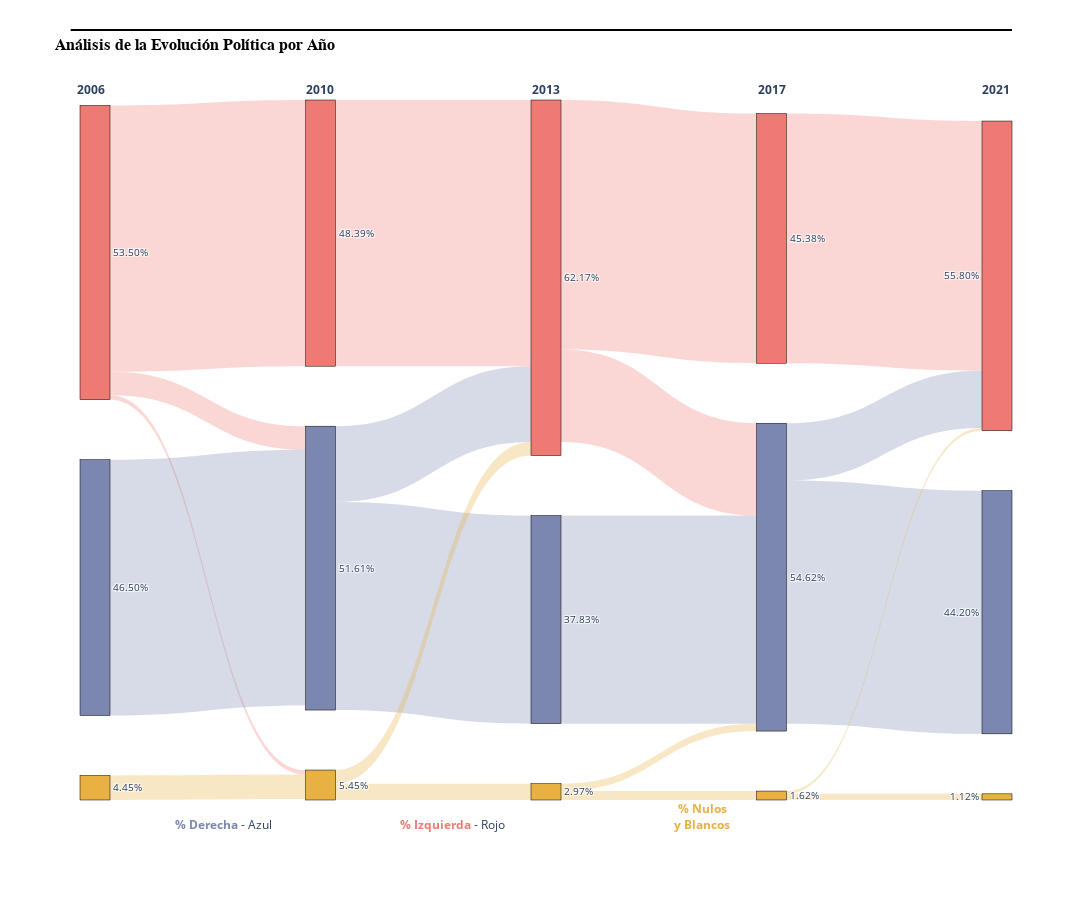

Notebook code for this chart:
### Markdown cell above
Se puede ver que existe un aumento explosivo de no participación desde 2013 en adelante. Este porcentaje de no participación se ha mantenido en el tiempo desde 2013 con pequeños flujos hacia el sector de la población que si participó. Adicionalmente, se observa un flujo importante de participación hacia el sector no participante entre 2010 y 2013.

Se genera el mismo tipo de visualización, pero esta vez sobre los sectores políiticosy los flujos de votos:

### Code cell
import plotly.graph_objects as go
import pandas as pd

# Definir tendencias de análisis
tendencias = ['% Izquierda', '% Derecha', '%Nulos y Blancos']
df = df_san

def calcular_transicion(df, año_anterior, año_actual):
    porcentajes_anterior = df.loc[año_anterior, tendencias]
    porcentajes_actual = df.loc[año_actual, tendencias]
    cambios = porcentajes_actual - porcentajes_anterior

    # Identificar ganadores y perdedores
    ganadores = cambios[cambios > 0]
    perdedores = cambios[cambios < 0] * -1  # Convertir a valores positivos

    # Sumar total de ganancias y pérdidas
    total_ganancias = ganadores.sum()
    total_perdidas = perdedores.sum()

    # Crear matriz de transición vacía
    transicion = pd.DataFrame(0.0, index=tendencias, columns=tendencias)

    # Si hay perdedores y ganadores
    if total_ganancias > 0 and total_perdidas > 0:
        for perdedor in perdedores.index:
            for ganador in ganadores.index:
                # Proporción de la pérdida del perdedor que va al ganador
                transicion.loc[perdedor, ganador] = perdedores[perdedor] * (ganadores[ganador] / total_ganancias)
    # Si no hay ganadores, los votos perdidos van a VB_VN
    elif total_perdidas > 0:
        for perdedor in perdedores.index:
            transicion.loc[perdedor, 'VB-VN'] += perdedores[perdedor]

    # Los que mantienen o aumentan mantienen sus votos anteriores
    for tendencia in tendencias:
        if cambios[tendencia] >= 0:
            transicion.loc[tendencia, tendencia] += min(porcentajes_anterior[tendencia], porcentajes_actual[tendencia])
        else:
            transicion.loc[tendencia, tendencia] += porcentajes_actual[tendencia]

    return transicion

# Listas para almacenar los datos necesarios para el gráfico Sankey
source_labels_transicion = []
target_labels_transicion = []
values_transicion = []

# Procesar cada par de años para construir las listas de source, target y values
for idx in range(len(df.index) - 1):
    año_anterior = df.index[idx]
    año_actual = df.index[idx + 1]
    transicion = calcular_transicion(df, año_anterior, año_actual)

    # Excluir columnas y filas adicionales
    matriz_sin_totales = transicion.loc[tendencias, tendencias]

    # Construir las etiquetas de origen y destino, y los valores
    for i, tendencia_origen in enumerate(tendencias):
        for j, tendencia_destino in enumerate(tendencias):
            source_label = f"{año_anterior}-{tendencia_origen}"
            target_label = f"{año_actual}-{tendencia_destino}"
            value = matriz_sin_totales.iloc[i, j]

            # Solo agregamos conexiones con valor positivo
            if value > 0:
                source_labels_transicion.append(source_label)
                target_labels_transicion.append(target_label)
                values_transicion.append(value)

# Crear una lista de etiquetas únicas
labels_transicion = list(set(source_labels_transicion + target_labels_transicion))

# Crear un diccionario para mapear etiquetas a índices
label_to_index_transicion = {label: idx for idx, label in enumerate(labels_transicion)}

# Mapear las etiquetas de origen y destino a índices
source_indices_transicion = [label_to_index_transicion[label] for label in source_labels_transicion]
target_indices_transicion = [label_to_index_transicion[label] for label in target_labels_transicion]

# Función para convertir hex a RGBA
def hex_to_rgba(hex_color, alpha=1.0):
    hex_color = hex_color.lstrip('#')
    r, g, b = tuple(int(hex_color[i:i+2], 16) for i in (0, 2, 4))
    return f'rgba({r}, {g}, {b}, {alpha})'

# Mapa de colores para cada tendencia
color_map = {
    '% Derecha': '#7C87B0',      # Azul
    '%Nulos y Blancos': '#E8B141',     # Naranja
    '% Izquierda': '#ED7A73'        # Rojo
}

# Generar lista de colores RGBA para los nodos con opacidad completa
node_colors_transicion = []
for label in labels_transicion:
    tendencia = label.split('-')[1]
    hex_color = color_map.get(tendencia, '#7f7f7f')  # Gris por defecto
    rgba_color = hex_to_rgba(hex_color, alpha=1.0)    # Opacidad completa para nodos
    node_colors_transicion.append(rgba_color)

# Generar lista de colores RGBA para los enlaces con menor opacidad
link_colors_transicion = []
for src_idx in source_indices_transicion:
    # Obtener la tendencia del nodo de origen
    tendencia = labels_transicion[src_idx].split('-')[1]
    hex_color = color_map.get(tendencia, '#7f7f7f')  # Gris por defecto
    # Convertir a RGBA con opacidad reducida (por ejemplo, 0.3)
    rgba_color = hex_to_rgba(hex_color, alpha=0.3)
    link_colors_transicion.append(rgba_color)

# Preparar etiquetas de nodos con porcentajes
labels_with_percentages_transicion = []
for label in labels_transicion:
    tendencia = label.split('-')[1]
    año = label.split('-')[0]

    # Obtener el porcentaje correspondiente a la tendencia y el año
    porcentaje = df.loc[int(año), tendencia]
    label_with_percentage = f"{porcentaje:.2f}%"  # Formatear con solo el porcentaje
    labels_with_percentages_transicion.append(label_with_percentage)

# Crear el gráfico Sankey con las etiquetas actualizadas
fig = go.Figure(data=[go.Sankey(
    node=dict(
        pad=60,  # Controlar el espacio entre los nodos
        thickness=30,  # Controlar el grosor de las líneas
        line=dict(color="black", width=0.5),
        label=labels_with_percentages_transicion,  # Usar solo los porcentajes en los nodos
        color=node_colors_transicion
    ),
    link=dict(
        source=source_indices_transicion,
        target=target_indices_transicion,
        value=values_transicion,
        color=link_colors_transicion
    )
)])

# Añadir línea sobre el título
fig.update_layout(
    title=dict(
        text="<b>Análisis de la Evolución Política por Año</b>",
        font=dict(size=16, color="black", family="Arial", weight="bold")
    ),
    shapes=[
        dict(
            type="line",
            x0=-0.01, x1=1, y0=1.1, y1=1.1,
            xref="paper", yref="paper",
            line=dict(color="black", width=2)
        )
    ],
    font_size=10,
    width=1400,
    height=900,
    margin=dict(t=100, b=100)
)

# Añadir anotaciones para crear una leyenda personalizada debajo del gráfico
fig.add_annotation(
    x=0.1, y=-0.05, xref="paper", yref="paper",
    text="<span style='color:#7C87B0'><b>% Derecha</b></span> - Azul",
    showarrow=False, font=dict(size=12)
)
fig.add_annotation(
    x=0.4, y=-0.05, xref="paper", yref="paper",
    text="<span style='color:#ED7A73'><b>% Izquierda</b></span> - Rojo",
    showarrow=False, font=dict(size=12)
)
fig.add_annotation(
    x=0.7, y=-0.05, xref="paper", yref="paper",
    text="<span style='color:#E8B141'><b>% Nulos<br>y Blancos</b></span>",
    showarrow=False, font=dict(size=12)
)

# Añadir años en la parte superior
fig.add_annotation(
    x=-0.005, y=1.03, xref="paper", yref="paper",
    text="<b>2006</b>",
    showarrow=False, font=dict(size=12)
)
fig.add_annotation(
    x=0.24, y=1.03, xref="paper", yref="paper",
    text="<b>2010</b>",
    showarrow=False, font=dict(size=12)
)
fig.add_annotation(
    x=0.5, y=1.03, xref="paper", yref="paper",
    text="<b>2013</b>",
    showarrow=False, font=dict(size=12)
)
fig.add_annotation(
    x=0.76, y=1.03, xref="paper", yref="paper",
    text="<b>2017</b>",
    showarrow=False, font=dict(size=12)
)
fig.add_annotation(
    x=1, y=1.03, xref="paper", yref="paper",
    text="<b>2021</b>",
    showarrow=False, font=dict(size=12)
)

fig.show()

### Figure 1 — Plotly figure (JSON) as saved in the notebook; plotly's stock layout.template omitted (floating-point values rounded to 4 significant figures)
{"data": [{"link": {"color": ["rgba(237, 122, 115, 0.3)", "rgba(237, 122, 115, 0.3)", "rgba(237, 122, 115, 0.3)", "rgba(124, 135, 176, 0.3)", "rgba(232, 177, 65, 0.3)", "rgba(237, 122, 115, 0.3)", "rgba(124, 135, 176, 0.3)", "rgba(124, 135, 176, 0.3)", "rgba(232, 177, 65, 0.3)", "rgba(232, 177, 65, 0.3)", "rgba(237, 122, 115, 0.3)", "rgba(237, 122, 115, 0.3)", "rgba(124, 135, 176, 0.3)", "rgba(232, 177, 65, 0.3)", "rgba(232, 177, 65, 0.3)", "rgba(237, 122, 115, 0.3)", "rgba(124, 135, 176, 0.3)", "rgba(124, 135, 176, 0.3)", "rgba(232, 177, 65, 0.3)", "rgba(232, 177, 65, 0.3)"], "source": [4, 4, 4, 2, 6, 14, 7, 7, 0, 0, 8, 8, 9, 5, 5, 3, 1, 1, 11, 11], "target": [14, 7, 0, 7, 0, 8, 8, 9, 8, 5, 3, 1, 1, 1, 11, 12, 12, 13, 12, 10], "value": [48.39, 4.271, 0.8307, 46.5, 4.454, 48.39, 13.77, 37.83, 2.475, 2.971, 45.38, 16.79, 37.83, 1.349, 1.622, 45.38, 10.42, 44.2, 0.5033, 1.119]}, "node": {"color": ["rgba(232, 177, 65, 1.0)", "rgba(124, 135, 176, 1.0)", "rgba(124, 135, 176, 1.0)", "rgba(237, 122, 115, 1.0)", "rgba(237, 122, 115, 1.0)", "rgba(232, 177, 65, 1.0)", "rgba(232, 177, 65, 1.0)", "rgba(124, 135, 176, 1.0)", "rgba(237, 122, 115, 1.0)", "rgba(124, 135, 176, 1.0)", "rgba(232, 177, 65, 1.0)", "rgba(232, 177, 65, 1.0)", "rgba(237, 122, 115, 1.0)", "rgba(124, 135, 176, 1.0)", "rgba(237, 122, 115, 1.0)"], "label": ["5.45%", "54.62%", "46.50%", "45.38%", "53.50%", "2.97%", "4.45%", "51.61%", "62.17%", "37.83%", "1.12%", "1.62%", "55.80%", "44.20%", "48.39%"], "line": {"color": "black", "width": 0.5}, "pad": 60, "thickness": 30}, "type": "sankey"}], "layout": {"annotations": [{"font": {"size": 12}, "showarrow": false, "text": "<span style='color:#7C87B0'><b>% Derecha</b></span> - Azul", "x": 0.1, "xref": "paper", "y": -0.05, "yref": "paper"}, {"font": {"size": 12}, "showarrow": false, "text": "<span style='color:#ED7A73'><b>% Izquierda</b></span> - Rojo", "x": 0.4, "xref": "paper", "y": -0.05, "yref": "paper"}, {"font": {"size": 12}, "showarrow": false, "text": "<span style='color:#E8B141'><b>% Nulos<br>y Blancos</b></span>", "x": 0.7, "xref": "paper", "y": -0.05, "yref": "paper"}, {"font": {"size": 12}, "showarrow": false, "text": "<b>2006</b>", "x": -0.005, "xref": "paper", "y": 1.03, "yref": "paper"}, {"font": {"size": 12}, "showarrow": false, "text": "<b>2010</b>", "x": 0.24, "xref": "paper", "y": 1.03, "yref": "paper"}, {"font": {"size": 12}, "showarrow": false, "text": "<b>2013</b>", "x": 0.5, "xref": "paper", "y": 1.03, "yref": "paper"}, {"font": {"size": 12}, "showarrow": false, "text": "<b>2017</b>", "x": 0.76, "xref": "paper", "y": 1.03, "yref": "paper"}, {"font": {"size": 12}, "showarrow": false, "text": "<b>2021</b>", "x": 1, "xref": "paper", "y": 1.03, "yref": "paper"}], "font": {"size": 10}, "height": 900, "margin": {"b": 100, "t": 100}, "shapes": [{"line": {"color": "black", "width": 2}, "type": "line", "x0": -0.01, "x1": 1, "xref": "paper", "y0": 1.1, "y1": 1.1, "yref": "paper"}], "title": {"font": {"color": "black", "family": "Arial", "size": 16, "weight": "bold"}, "text": "<b>Análisis de la Evolución Política por Año</b>"}, "width": 1400}}
